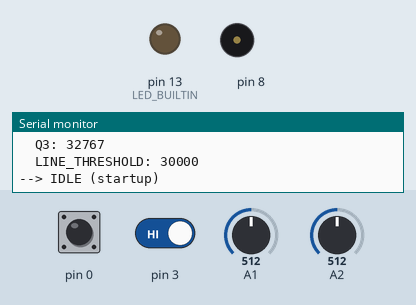
Simulated run of this sketch. Board: Arduino Nano, built for the host (arithmetic inside an expression is 32-bit, double 64-bit). Parts: output pins drawn as LEDs (lit = HIGH), buzzer (waves = sounding), the last lines printed to the serial monitor. Dashed ring = blinking. Inputs (shaded band) come from the test bench; at power-on: pin 0 HIGH, pin 3 HIGH, A1 = 512, A2 = 512 (analog values on the 0–1023 scale).

Above: at 3.3 s.
3.4 s: pin 0 pulled LOW for 0.15 s
At 3.9 s:
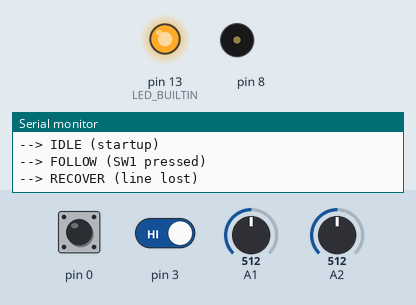
6.5 s: pin 0 pulled LOW for 1 s
At 8.1 s:
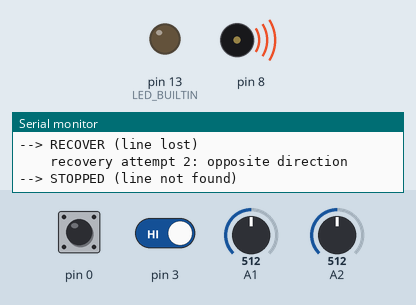
9.0 s: pin 0 pulled LOW for 3.2 s
At 11.2 s:
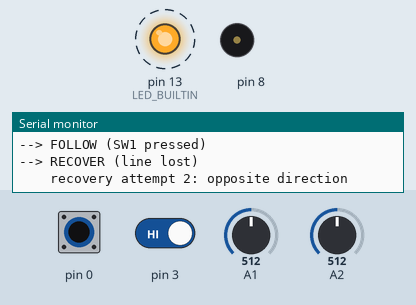
13.7 s: pin 0 driven LOW and pin 3 driven LOW
At 13.98 s:
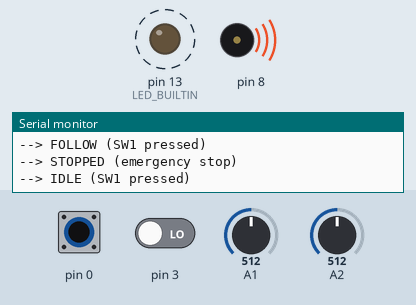
16.7 s: pin 0 driven HIGH
At 17.3 s:
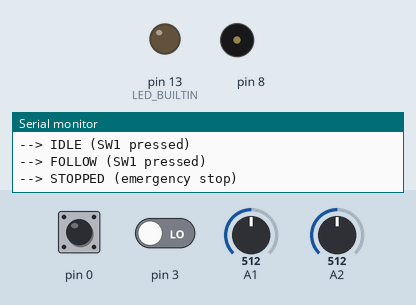
18.2 s: pin 0 driven LOW
At 18.48 s:
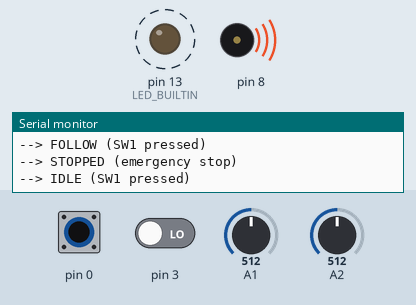
Timing chart, 0 to 22.2 s (numbered marks = the images above; inputs shaded):
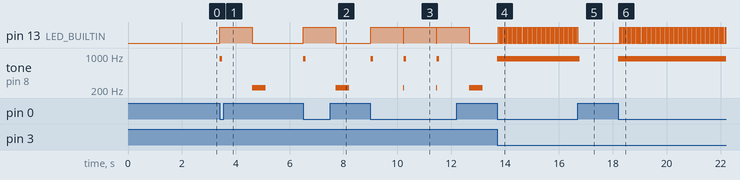

The sketch:

Line_Follower.ino
```cpp
/* ================================================================================
Capstone Project: Line Follower Robot [BEAPERNano-Capstone-Line-Follower]
Version: 1.2
Updated: November 24, 2026

Platform: mirobo.tech BEAPER Nano circuit (Robot configuration)
Requires: BEAPERNano_v1_2.h header file

Hardware used:
  SW1          - Start following (begins immediately, no countdown)
  SW4          - Emergency stop (halts from any state)
  LS1          - Piezo speaker (start beep, line-lost alert)
  On-board LED - Status indicator (on while running)

  Q2 - Left line sensor  (R sensor module, left position)
  Q3 - Right line sensor (R sensor module, right position)
  Q1 - Line sensor (L sensor module, for alternate configurations)

  Motor 1 (M1A/M1B) - Left drive motor
  Motor 2 (M2A/M2B) - Right drive motor

IMPORTANT - Jumper settings for two-sensor line following:
  JP2 = Robot   (connects Q2 to ADC1 - left sensor)
  JP3 = Robot   (connects Q3 to ADC2 - right sensor)
  JP1 = Robot   (used in alternate configurations)

IMPORTANT - LED / motor pin sharing:
  LED1-LED4 share pins with the motor driver. The LEDs cannot be
  used while the motors are running, but instead show motor states.

Sensor module setup - two-sensor configuration (starting point):
  Install the R sensor module ('Line/Floor', labelled 'R') on the
  robot's centreline. The module contains two phototransistors: Q2 in
  the left position, and Q3 in the right position. When centred on the
  line, both Q2 and Q3 'see' the line. This works well for following
  a simple tape line (20mm or 3/4" electrical tape works well).

  This program follows a dark line on a light surface (e.g. black tape
  on a white floor). Sensors return higher values on the light surface
  and lower values over the dark line. Calibrate LINE_THRESHOLD to a
  value midway between your two surfaces. If your course uses a light
  line on a dark surface, invert the comparisons in read_sensors().

--------------------------------------------------------------------------------
Other sensor arrangements (see the Development Guide, below):

  Two-sensor floor detection (wider lines, T-stops, + intersections):
    Use two sensor modules, with the 'L' module on the robot's right,
    and the 'R' module on the robot's left. Q3 becomes the left sensor
    and Q1 becomes the right sensor, with both sensors detecting the
    floor on either side of the line. Update read_sensors() to read
    Q1_level() and Q3_level().

  Three-sensor row (narrower lines, sharper curves):
    Use two sensor modules, with the 'L' module on the robot's right,
    and the 'R' module on the robot's left, aligning the three
    phototransistors in an equally-spaced row: Q2 detects the left of
    a wide line or the floor to the left of a narrow line, Q3 detects
    the centre of the line, and Q1 detects the right of a wide line
    or the floor to the right of a narrow line. This gives three
    independent sensors and enables the priority-based steering used
    in the three-sensor step in the Development Guide.
--------------------------------------------------------------------------------
Line follower behaviour:
  IDLE      - Robot stationary. Press SW1 to begin following.
              Motors off. SW4 does nothing (already stopped).

  FOLLOW    - Two-sensor differential steering:
                Q2 on line only -> turn left
                Q3 on line only -> turn right
                Both on line    -> drive straight
                Neither on line -> line lost, enter RECOVER

  RECOVER   - Line lost. Robot rotates opposite the last-known turn
              direction for RECOVER_TIME ms to sweep back across the
              line. If the line is found again, return to FOLLOW
              immediately. If RECOVER_TIME elapses without finding
              the line, try changing to the opposite direction for
              RECOVER_TIME ms. If still not found, transition to
              STOPPED.

  STOPPED   - Motors halted. Press SW1 to return to IDLE.

Before you begin - complete your capstone plan using the Capstone
Preparation Guide: project description, state diagram, state
details table, constants and variables, and testing plan. Test each
sensor individually before testing the complete following behaviour.
=================================================================================*/
// IMPORTANT: Make sure that BEAPERNano_v1_2.h is accessible as a tab in this project.
#include "BEAPERNano_v1_2.h"   // Define BEAPER Nano I/O devices

// ---- State Constants -------------------
const int STATE_IDLE    = 0;         // Waiting for start - robot stationary
const int STATE_FOLLOW  = 1;         // Following the line using differential steering
const int STATE_RECOVER = 2;         // Line lost - searching for the line
const int STATE_STOPPED = 3;         // Halted - press SW1 to return to idle

// State names, indexed by the constants above - used for Serial output
const char* STATE_NAMES[] = { "IDLE", "FOLLOW", "RECOVER", "STOPPED" };

// ---- Sensor Threshold -------------------
// Calibrate by printing Q2/Q3 levels on both surfaces and choosing a
// value midway between them. The 16-bit ADC range is 0-65535.
const int LINE_THRESHOLD = 30000;    // Adjust for your line and surface colours

// ---- Timing Constants ---------------------
const int RECOVER_TIME = 600;        // Time to rotate in one direction when line is lost (ms)
const int LOOP_DELAY   = 5;          // Main loop delay (ms) - short for responsive steering

// ---- Program Variables -----------------------
int  state             = STATE_IDLE;
unsigned long state_start = 0;

// Sensor readings - updated every loop iteration in FOLLOW and RECOVER.
bool left_on_line  = false;          // True when Q2 (left) detects the line
bool right_on_line = false;          // True when Q3 (right) detects the line

// Recovery direction: true = turn left, false = turn right.
// Set when the line is first lost, based on which sensor last saw the
// line. Updated between recovery attempts (first try, then opposite
// direction for second try).
bool recover_turn_left = true;
int  recover_attempt   = 0;          // 0 = first direction, 1 = opposite direction


// ---- Program Functions -----------------------

void enter_state(int new_state, unsigned long current_time, const char* reason = "")
{
    motors_stop();
    state       = new_state;
    state_start = current_time;
    Serial.print("--> ");
    Serial.print(STATE_NAMES[new_state]);
    if (reason[0] != '\0')
    {
        Serial.print(" (");
        Serial.print(reason);
        Serial.println(")");
    }
    else
    {
        Serial.println();
    }
}

void read_sensors()
{
    // Read the two active line sensors and update the on-line flags.
    // Update LINE_THRESHOLD to suit your course.
    left_on_line  = Q2_level() < LINE_THRESHOLD;   // Q2: left
    right_on_line = Q3_level() < LINE_THRESHOLD;   // Q3: right
}

bool any_on_line()
{
    // Return true if either sensor currently detects the line.
    return left_on_line || right_on_line;
}

void print_sensors()
{
    // Print a compact sensor reading for debugging. Call from loop()
    // temporarily to calibrate LINE_THRESHOLD.
    Serial.print("Q2: "); Serial.print(Q2_level());
    Serial.print("  Q3: "); Serial.print(Q3_level());
    Serial.print(" | L: "); Serial.print(left_on_line);
    Serial.print(" R: "); Serial.println(right_on_line);
}


void setup()
{
    // Configure Arduino Nano ESP32 status LED as output
    pinMode(LED_BUILTIN, OUTPUT);
    digitalWrite(LED_BUILTIN, LOW);

    // Configure BEAPER Nano pushbuttons as inputs
    pinMode(SW1, INPUT_PULLUP);
    pinMode(SW4, INPUT_PULLUP);

    // Configure the ADC for 16-bit readings (0-65535), matching the
    // MicroPython board module's read_u16()-style scaling - see
    // Activity 9, GE1.
    analogReadResolution(16);

    Serial.begin(9600);
    delay(2000);                       // Give Serial Monitor time to
                                        // connect, without blocking
                                        // forever if it's never opened

    motors_stop();
    Serial.println("Line Follower Robot");
    Serial.println("SW1: start following");
    Serial.println("SW4: emergency stop");
    Serial.println();
    Serial.println("Jumper check: JP2=Robot, JP3=Robot for two-sensor line following");
    Serial.println("Sensor check (raw ADC values):");
    Serial.print("  Q2: "); Serial.println(Q2_level());
    Serial.print("  Q3: "); Serial.println(Q3_level());
    Serial.print("  LINE_THRESHOLD: "); Serial.println(LINE_THRESHOLD);
    Serial.println();

    state_start = millis();
    enter_state(STATE_IDLE, state_start, "startup");
}

void loop()
{
    unsigned long current_time = millis();
    unsigned long elapsed = current_time - state_start;

    // ---- Emergency stop (SW4) - checked before all state logic ----
    if (digitalRead(SW4) == LOW && state != STATE_IDLE && state != STATE_STOPPED)
    {
        digitalWrite(LED_BUILTIN, LOW);
        enter_state(STATE_STOPPED, current_time, "emergency stop");
    }

    // ---- State: Idle ----
    else if (state == STATE_IDLE)
    {
        if (digitalRead(SW1) == LOW)
        {
            tone(LS1, 880, 100);
            digitalWrite(LED_BUILTIN, HIGH);
            enter_state(STATE_FOLLOW, current_time, "SW1 pressed");
        }
    }

    // ---- State: Follow ----
    else if (state == STATE_FOLLOW)
    {
        read_sensors();

        if (!any_on_line())
        {
            // Both sensors off the line - transition to recovery.
            // Set recovery direction based on which sensor last saw
            // the line. If the right sensor (Q3) was last on, the
            // line is to the right - turn right. Otherwise turn left.
            recover_turn_left = !right_on_line;
            recover_attempt   = 0;
            enter_state(STATE_RECOVER, current_time, "line lost");
        }
        else
        {
            if (left_on_line && !right_on_line)
            {
                // Q2 on line only:
                //   Robot has drifted right - line is now under Q2.
                // TODO: turn robot left (implement left correction)
            }
            else if (right_on_line && !left_on_line)
            {
                // Q3 on line only:
                //   Robot has drifted left - line is now under Q3.
                // TODO: turn robot right (implement right correction)
            }
            else
            {
                // Both sensors on line - drive straight.
                // TODO: drive both motors forward.
            }
        }
    }

    // ---- State: Recover ----
    else if (state == STATE_RECOVER)
    {
        read_sensors();

        if (any_on_line())
        {
            // Line found - return to following immediately
            enter_state(STATE_FOLLOW, current_time, "line found");
        }
        else if (elapsed < (unsigned long)RECOVER_TIME)
        {
            // Still searching - rotate in the recovery direction.
            // TODO: rotate toward recover_turn_left:
            //       if (recover_turn_left) left reverse, right forward
            //       else                    left forward, right reverse
            if (recover_turn_left)
            {
                // TODO: turn robot left
            }
            else
            {
                // TODO: turn robot right
            }
        }
        else
        {
            // First recovery attempt timed out without finding the line
            if (recover_attempt == 0)
            {
                // Try the opposite direction for another RECOVER_TIME
                recover_turn_left = !recover_turn_left;
                recover_attempt   = 1;
                state_start       = current_time;   // Reset timer for second attempt
                Serial.println("    recovery attempt 2: opposite direction");
            }
            else
            {
                // Both directions exhausted - line is truly lost
                tone(LS1, 220, 500);
                digitalWrite(LED_BUILTIN, LOW);
                enter_state(STATE_STOPPED, current_time, "line not found");
            }
        }
    }

    // ---- State: Stopped ----
    else if (state == STATE_STOPPED)
    {
        if (digitalRead(SW1) == LOW)
        {
            digitalWrite(LED_BUILTIN, LOW);
            enter_state(STATE_IDLE, current_time, "SW1 pressed");
        }
    }

    delay(LOOP_DELAY);
}


/* ================================================================================
Development Guide
================================================================================

Work through these steps in order. Test on the floor and hold the
robot clear of any surface when testing motor directions for the
first time.

--------------------------------------------------------------------------------
Step 1 - Sensor calibration
--------------------------------------------------------------------------------

Before any state logic, calibrate your line sensors. Add a temporary
calibration loop after the startup sensor check:

Example code:

while (true)
{
    Serial.print("Q2: "); Serial.print(Q2_level());
    Serial.print("  Q3: "); Serial.println(Q3_level());
    delay(100);
}

Hold each sensor over the light surface and note the readings, then
over the dark tape. Set LINE_THRESHOLD to a value comfortably midway
between the two. A good threshold leaves a clear gap on both sides
so that minor lighting variation does not trigger false readings.

If your course uses a light line on a dark surface, change the
comparisons in read_sensors() from < to >.

--------------------------------------------------------------------------------
Step 2 - Motor direction verification
--------------------------------------------------------------------------------

Verify motor directions before driving on a course:

Example code:

left_motor_forward();
delay(500);
motors_stop();

If a motor runs backward, swap its wiring on CON1. Both motors
should drive the robot forward when both are set to forward.

--------------------------------------------------------------------------------
Step 3 - Straight-line following
--------------------------------------------------------------------------------

Place the robot centred on the line and verify that STATE_FOLLOW
drives it straight with both sensors triggering. Print the sensor
flags each loop iteration (call print_sensors() temporarily) and
confirm that both left_on_line and right_on_line are true when
centred.

--------------------------------------------------------------------------------
Step 4 - Steering corrections
--------------------------------------------------------------------------------

Test each steering correction on a gentle curve. Confirm that:
- The robot turns left when only Q2 (left) triggers
- The robot turns right when only Q3 (right) triggers
If the corrections are in the wrong direction, verify that JP2 and
JP3 are both set to Robot and that Q2 and Q3 are reading correctly.

--------------------------------------------------------------------------------
Step 5 - Recovery
--------------------------------------------------------------------------------

Test STATE_RECOVER by lifting the robot off the line mid-follow and
placing it back. Confirm it finds the line and returns to FOLLOW.
Test the two-attempt recovery by placing the robot away from the
line and verifying it transitions to STOPPED after both attempts
fail.

--------------------------------------------------------------------------------
Step 6 - Complete course
--------------------------------------------------------------------------------

Run the robot on a closed loop. Watch the Serial Monitor for state
transitions. A well-tuned robot should stay in STATE_FOLLOW for the
entire lap except when recovering from sharp curves.

--------------------------------------------------------------------------------
Step 7 - Alternate configuration: two-sensor floor detection
--------------------------------------------------------------------------------

For wider lines, T-stops, and + intersections: swap the L and R
sensor modules so the R module ('Line/Floor') is on the robot's
LEFT side and the L module ('Floor') is on the RIGHT side. Q3 (R
module, now on the left) becomes the left floor sensor, and Q1 (L
module, now on the right) becomes the right floor sensor. Set
JP1=Robot and JP3=Robot.

In this arrangement both inboard phototransistors detect the floor
on either side of the line rather than the line itself. The robot
follows by keeping floor on both sides (both sensors off the line).
This handles wider lines, T-junctions, and + intersections more
reliably than the narrow-line two-sensor approach.

Update read_sensors() for floor detection:

Example code:

left_on_line  = Q3_level() < LINE_THRESHOLD;  // floor = low
right_on_line = Q1_level() < LINE_THRESHOLD;

Invert the steering logic: if both sensors are HIGH (on the floor),
drive straight. Correct when one sensor goes LOW (over the line).

--------------------------------------------------------------------------------
Step 8 - Alternate configuration: three-sensor row
--------------------------------------------------------------------------------

For narrower lines and sharper curves: swap the L and R sensor
modules and align the three phototransistors in a row across the
front of the robot:
  Q2 (R module, left position)  - left of line
  Q3 (R module, right position) - centre, on the line
  Q1 (L module, left position)  - right of line
Set JP1=Robot, JP2=Robot, JP3=Robot.

This gives a true three-sensor arrangement where Q3 tracks the line
centre and Q2/Q1 detect drift to either side. Priority-based
steering becomes possible: outer sensors (Q2, Q1) take priority over
the centre sensor (Q3), and the robot can detect intersections when
all three trigger simultaneously.

Update read_sensors() for three-sensor mode:

Example code:

bool left_on_line   = Q2_level() < LINE_THRESHOLD;  // Q2: left
bool centre_on_line = Q3_level() < LINE_THRESHOLD;  // Q3: centre
bool right_on_line  = Q1_level() < LINE_THRESHOLD;  // Q1: right

Update the steering logic in STATE_FOLLOW to use all three flags:

Example code:

if (left_on_line && !right_on_line)      turn left
else if (right_on_line && !left_on_line) turn right
else                                     drive straight

*/


/* ================================================================================
Extension Activities
================================================================================

--------------------------------------------------------------------------------
EA 1 - Speed gradient using PWM
--------------------------------------------------------------------------------

Rather than stopping a motor for corrections, reduce its duty cycle
proportionally. This produces smoother following and reduces
oscillation on straight sections. Investigate using analogWrite() on
the motor pins (M1A, M1B, M2A, M2B) and compare the result to the
binary approach - see Activity 10's Motor Controller project for the
PWM speed-control pattern this builds on.

--------------------------------------------------------------------------------
EA 2 - Lap counter
--------------------------------------------------------------------------------

Increment a counter each time both sensors trigger simultaneously
for more than MARKER_TIME ms without having been at a recovery event
recently. Print the lap count and lap time each lap.

--------------------------------------------------------------------------------
EA 3 - Course map
--------------------------------------------------------------------------------

Record each steering correction as a direction and elapsed time
since the previous correction. After one lap, print the map to the
Serial Monitor. Can you predict the course layout from the map?

*/
```

Measured:
- after the input at 3.4 s, pin 13 (LED_BUILTIN): LOW → HIGH at once, → LOW 1.2 s later; tone on pin 8: silent → 880 Hz at once, → silent 0.10 s later, → 220 Hz 1.1 s later, → silent 0.50 s later
- after the input at 6.5 s, pin 13 (LED_BUILTIN): LOW → HIGH at once, → LOW 1.2 s later; tone on pin 8: silent → 880 Hz at once, → silent 0.10 s later, → 220 Hz 1.1 s later, → silent 0.50 s later
- after the input at 9.0 s, pin 13 (LED_BUILTIN): alternates HIGH for 1.2 s and LOW for 0.01 s, starting at once; tone on pin 8: plays 880 Hz for 0.10 s, 220 Hz for 0.01 s, 880 Hz for 0.10 s, 220 Hz for 0.01 s, 880 Hz for 0.10 s, 220 Hz for 0.50 s, starting at once
- after the input at 13.7 s, pin 13 (LED_BUILTIN): alternates HIGH for 0.03 s and LOW for 0.06 s, starting after 0.05 s; tone on pin 8: silent → 880 Hz at once
- after the input at 16.7 s, pin 13 (LED_BUILTIN): stops changing and stays LOW; tone on pin 8: 880 Hz → silent after 0.06 s
- after the input at 18.2 s, pin 13 (LED_BUILTIN): alternates HIGH for 0.03 s and LOW for 0.06 s, starting after 0.05 s; tone on pin 8: silent → 880 Hz at once
